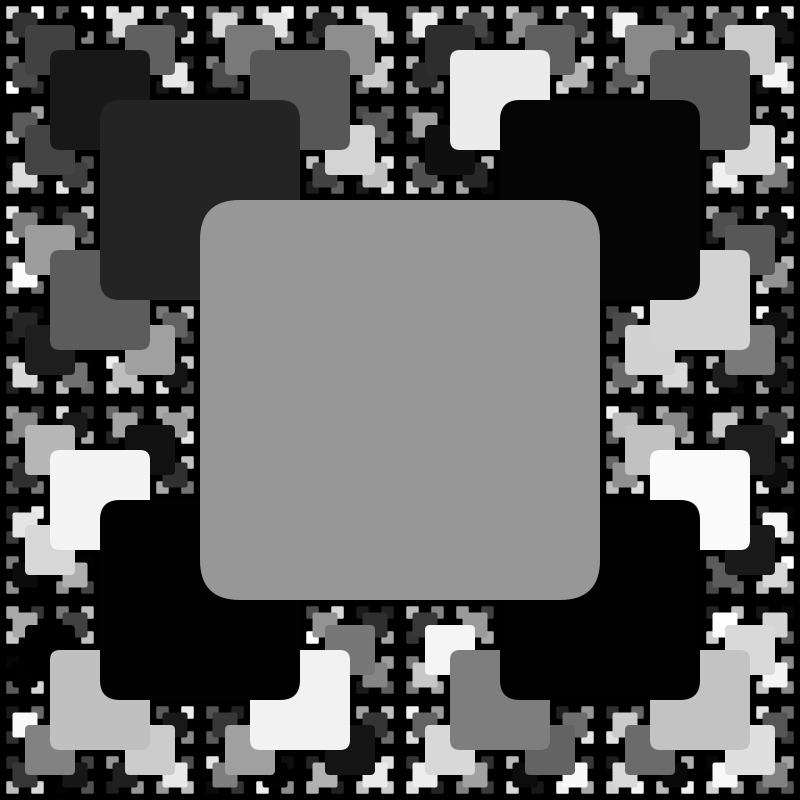
Frame 1 (no input)
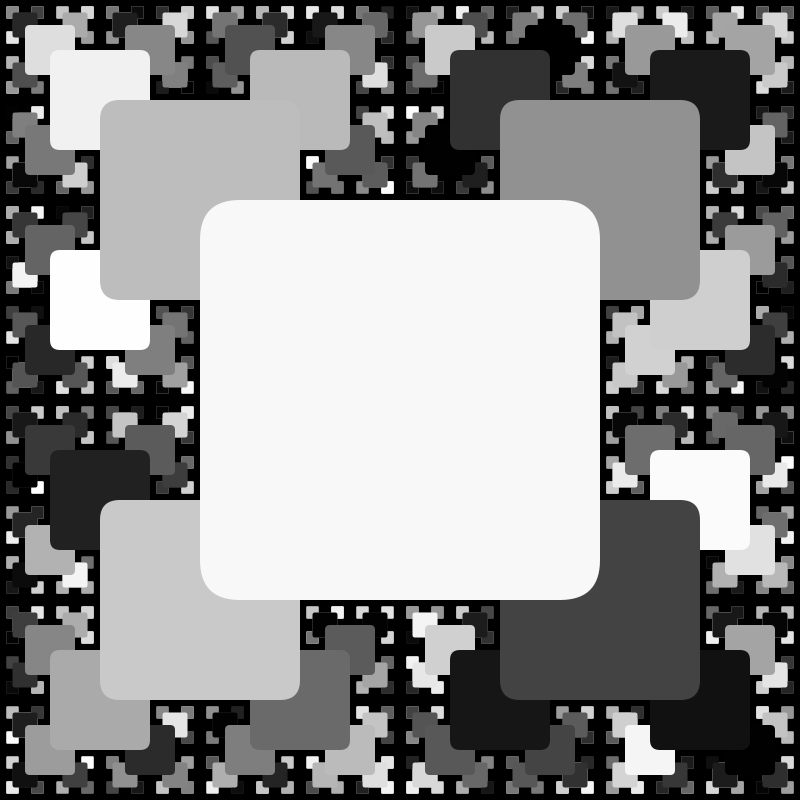
Frame 2 (the mouse pressed at the canvas centre, redrawn once)

The Processing sketch that drew these frames (run headless with seeded random() and noise(); the mouse was pressed at the canvas centre and the sketch redrawn once):

// Processing sketch: OriginalFractal
// ── OriginalFractal.pde
/* Original Fractal //<>//
 * Author: Brian Tom
 * Date: 2/8/16
 * Description:
 */

int n = 20;
int[] colors = new int[10];

public void setup() {
  size(800, 800);
  background(0);
}

public void draw() {
  original(width/2, height/2, width/2, n);
  noLoop();
}

public void original(float x, float y, float w, int n) {
  float fac = w/2;
  if (w > n) {
    original(x, y, fac, n);
    original(x-fac, y-fac, fac, n);
    original(x-fac, y+fac, fac, n);
    original(x+fac, y-fac, fac, n);
    original(x+fac, y+fac, fac, n);
  }
  noStroke();
  fill((int) (Math.random()*255));
  rectMode(CENTER); //<>//
  rect(x, y, w, w, w/10);
  fill(0);
  //ellipse(x, y, w/1.1, w/1.1);
}
public void mousePressed() {
  loop();
}
